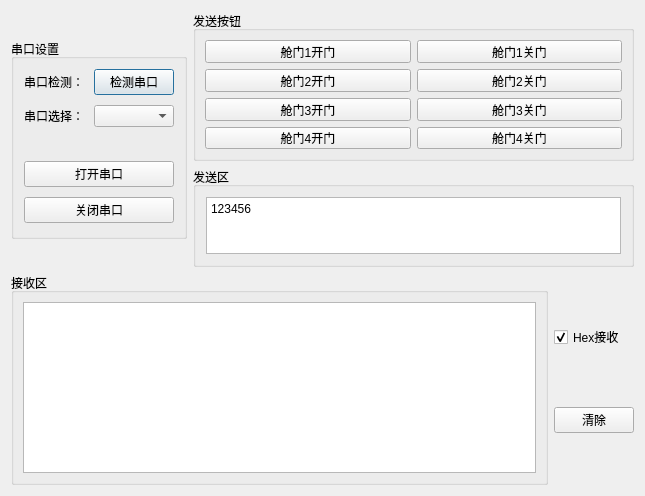
<?xml version="1.0" encoding="UTF-8"?>
<ui version="4.0">
 <class>Form</class>
 <widget class="QWidget" name="Form">
  <property name="geometry">
   <rect>
    <x>0</x>
    <y>0</y>
    <width>645</width>
    <height>496</height>
   </rect>
  </property>
  <property name="windowTitle">
   <string>Form</string>
  </property>
  <layout class="QVBoxLayout" name="verticalLayout_4">
   <item>
    <layout class="QHBoxLayout" name="horizontalLayout_2">
     <item>
      <widget class="QGroupBox" name="formGroupBox">
       <property name="maximumSize">
        <size>
         <width>16777215</width>
         <height>200</height>
        </size>
       </property>
       <property name="title">
        <string>串口设置</string>
       </property>
       <layout class="QFormLayout" name="formLayout">
        <property name="horizontalSpacing">
         <number>10</number>
        </property>
        <property name="verticalSpacing">
         <number>10</number>
        </property>
        <property name="leftMargin">
         <number>10</number>
        </property>
        <property name="topMargin">
         <number>10</number>
        </property>
        <property name="rightMargin">
         <number>10</number>
        </property>
        <property name="bottomMargin">
         <number>10</number>
        </property>
        <item row="0" column="0">
         <widget class="QLabel" name="s1__lb_1">
          <property name="text">
           <string>串口检测：</string>
          </property>
         </widget>
        </item>
        <item row="0" column="1">
         <widget class="QPushButton" name="s1__box_1">
          <property name="text">
           <string>检测串口</string>
          </property>
          <property name="autoRepeatInterval">
           <number>100</number>
          </property>
          <property name="default">
           <bool>true</bool>
          </property>
         </widget>
        </item>
        <item row="1" column="0">
         <widget class="QLabel" name="s1__lb_2">
          <property name="text">
           <string>串口选择：</string>
          </property>
         </widget>
        </item>
        <item row="1" column="1">
         <widget class="QComboBox" name="s1__box_2"/>
        </item>
        <item row="2" column="0" colspan="2">
         <widget class="QLabel" name="state_label">
          <property name="text">
           <string/>
          </property>
          <property name="textFormat">
           <enum>Qt::AutoText</enum>
          </property>
          <property name="scaledContents">
           <bool>true</bool>
          </property>
          <property name="alignment">
           <set>Qt::AlignRight|Qt::AlignTrailing|Qt::AlignVCenter</set>
          </property>
         </widget>
        </item>
        <item row="3" column="0" colspan="2">
         <widget class="QPushButton" name="open_button">
          <property name="text">
           <string>打开串口</string>
          </property>
         </widget>
        </item>
        <item row="4" column="0" colspan="2">
         <widget class="QPushButton" name="close_button">
          <property name="text">
           <string>关闭串口</string>
          </property>
         </widget>
        </item>
       </layout>
      </widget>
     </item>
     <item>
      <layout class="QVBoxLayout" name="verticalLayout">
       <property name="sizeConstraint">
        <enum>QLayout::SetDefaultConstraint</enum>
       </property>
       <item>
        <widget class="QGroupBox" name="groupBox">
         <property name="maximumSize">
          <size>
           <width>16777215</width>
           <height>150</height>
          </size>
         </property>
         <property name="title">
          <string>发送按钮</string>
         </property>
         <layout class="QGridLayout" name="gridLayout">
          <item row="0" column="0">
           <widget class="QPushButton" name="btn1">
            <property name="minimumSize">
             <size>
              <width>0</width>
              <height>0</height>
             </size>
            </property>
            <property name="text">
             <string>舱门1开门</string>
            </property>
           </widget>
          </item>
          <item row="0" column="1">
           <widget class="QPushButton" name="btn2">
            <property name="minimumSize">
             <size>
              <width>0</width>
              <height>0</height>
             </size>
            </property>
            <property name="text">
             <string>舱门1关门</string>
            </property>
           </widget>
          </item>
          <item row="1" column="0">
           <widget class="QPushButton" name="btn3">
            <property name="minimumSize">
             <size>
              <width>0</width>
              <height>0</height>
             </size>
            </property>
            <property name="text">
             <string>舱门2开门</string>
            </property>
           </widget>
          </item>
          <item row="3" column="1">
           <widget class="QPushButton" name="btn8">
            <property name="minimumSize">
             <size>
              <width>0</width>
              <height>0</height>
             </size>
            </property>
            <property name="text">
             <string>舱门4关门</string>
            </property>
           </widget>
          </item>
          <item row="3" column="0">
           <widget class="QPushButton" name="btn7">
            <property name="minimumSize">
             <size>
              <width>0</width>
              <height>0</height>
             </size>
            </property>
            <property name="text">
             <string>舱门4开门</string>
            </property>
           </widget>
          </item>
          <item row="2" column="1">
           <widget class="QPushButton" name="btn6">
            <property name="minimumSize">
             <size>
              <width>0</width>
              <height>0</height>
             </size>
            </property>
            <property name="text">
             <string>舱门3关门</string>
            </property>
           </widget>
          </item>
          <item row="1" column="1">
           <widget class="QPushButton" name="btn4">
            <property name="minimumSize">
             <size>
              <width>0</width>
              <height>0</height>
             </size>
            </property>
            <property name="text">
             <string>舱门2关门</string>
            </property>
           </widget>
          </item>
          <item row="2" column="0">
           <widget class="QPushButton" name="btn5">
            <property name="minimumSize">
             <size>
              <width>0</width>
              <height>0</height>
             </size>
            </property>
            <property name="text">
             <string>舱门3开门</string>
            </property>
           </widget>
          </item>
         </layout>
        </widget>
       </item>
       <item>
        <widget class="QGroupBox" name="verticalGroupBox_2">
         <property name="maximumSize">
          <size>
           <width>16777215</width>
           <height>100</height>
          </size>
         </property>
         <property name="title">
          <string>发送区</string>
         </property>
         <layout class="QVBoxLayout" name="verticalLayout_2">
          <property name="leftMargin">
           <number>10</number>
          </property>
          <property name="topMargin">
           <number>10</number>
          </property>
          <property name="rightMargin">
           <number>10</number>
          </property>
          <property name="bottomMargin">
           <number>10</number>
          </property>
          <item>
           <widget class="QTextEdit" name="s3__send_text">
            <property name="html">
             <string>&lt;!DOCTYPE HTML PUBLIC &quot;-//W3C//DTD HTML 4.0//EN&quot; &quot;http://www.w3.org/TR/REC-html40/strict.dtd&quot;&gt;
&lt;html&gt;&lt;head&gt;&lt;meta name=&quot;qrichtext&quot; content=&quot;1&quot; /&gt;&lt;style type=&quot;text/css&quot;&gt;
p, li { white-space: pre-wrap; }
&lt;/style&gt;&lt;/head&gt;&lt;body style=&quot; font-family:'SimSun'; font-size:9pt; font-weight:400; font-style:normal;&quot;&gt;
&lt;p style=&quot; margin-top:0px; margin-bottom:0px; margin-left:0px; margin-right:0px; -qt-block-indent:0; text-indent:0px;&quot;&gt;&lt;span style=&quot; font-family:'SimSun';&quot;&gt;123456&lt;/span&gt;&lt;/p&gt;&lt;/body&gt;&lt;/html&gt;</string>
            </property>
           </widget>
          </item>
         </layout>
        </widget>
       </item>
      </layout>
     </item>
    </layout>
   </item>
   <item>
    <layout class="QHBoxLayout" name="horizontalLayout_3">
     <item>
      <widget class="QGroupBox" name="groupBox_2">
       <property name="title">
        <string>接收区</string>
       </property>
       <layout class="QHBoxLayout" name="horizontalLayout">
        <item>
         <widget class="QTextBrowser" name="receive_text"/>
        </item>
       </layout>
      </widget>
     </item>
     <item>
      <layout class="QVBoxLayout" name="verticalLayout_3">
       <item>
        <widget class="QCheckBox" name="hex_receive">
         <property name="text">
          <string>Hex接收</string>
         </property>
         <property name="checked">
          <bool>true</bool>
         </property>
        </widget>
       </item>
       <item>
        <widget class="QPushButton" name="clear_button">
         <property name="text">
          <string>清除</string>
         </property>
        </widget>
       </item>
      </layout>
     </item>
    </layout>
   </item>
  </layout>
  <zorder>verticalGroupBox_2</zorder>
  <zorder>formGroupBox</zorder>
  <zorder>groupBox</zorder>
  <zorder>groupBox_2</zorder>
  <zorder>hex_receive</zorder>
  <zorder>clear_button</zorder>
 </widget>
 <resources/>
 <connections/>
</ui>
